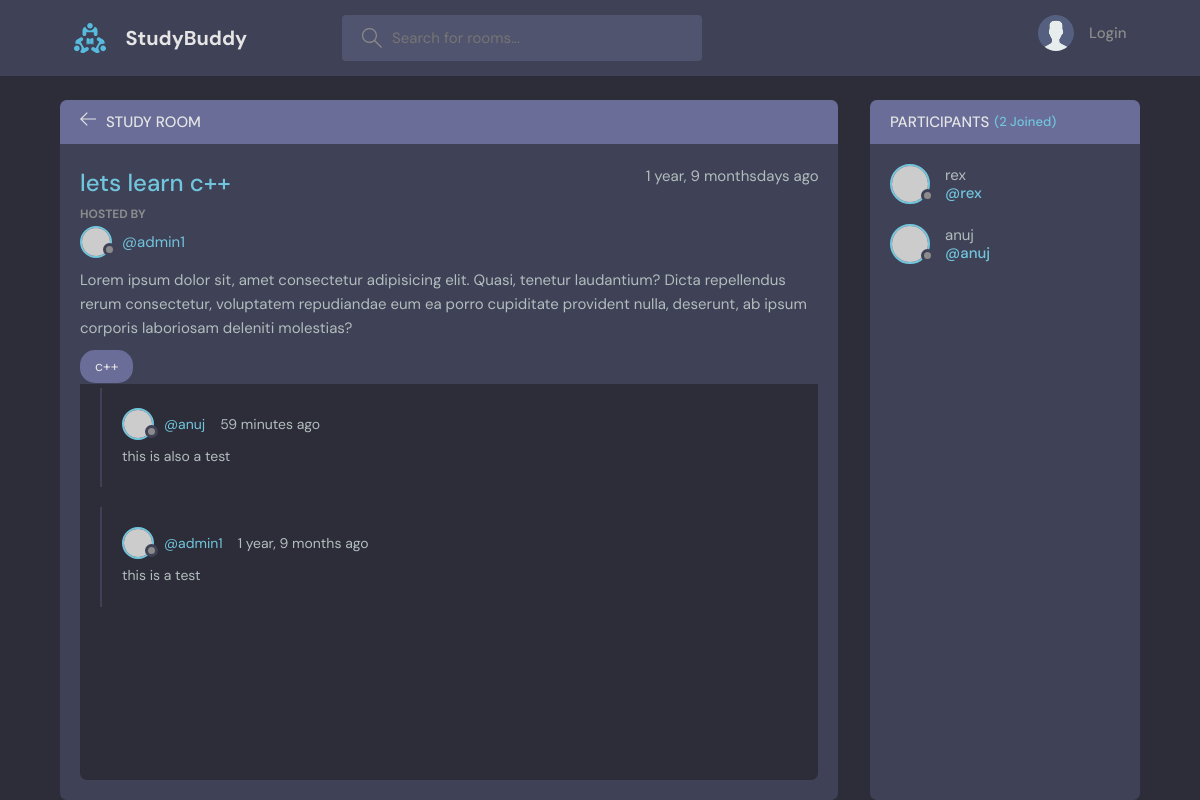
Screenshot of /room/22/ with the database file from the repository.
### base/models.py (models this page shows, shortened)
class Room(models.Model):
    host = models.ForeignKey(User, on_delete = models.SET_NULL, null=True )
    topic = models.ForeignKey(Topic, on_delete=models.SET_NULL ,null=True)#IF WE BRING TOPIC DOWN WRAP TOPIC IN A STRING "TOPIC"
    name = models.CharField(max_length=200)
    description = models.TextField(null = True , blank=True)
    participants = models.ManyToManyField(User , related_name="participants" , blank = True)
    updated = models.DateTimeField(auto_now=True)
    created = models.DateTimeField(auto_now_add=True)
    class Meta:
        ordering = ['-created', '-updated']

class Topic(models.Model):
    name = models.CharField(max_length=200)
    def __str__(self):
        return self.name

class Message(models.Model):
    user = models.ForeignKey(User, on_delete=models.CASCADE)
    room = models.ForeignKey(Room, on_delete=models.CASCADE) #SET_NULL to save the messages of the room\
    body = models.TextField()
    updated = models.DateTimeField(auto_now=True)
    created = models.DateTimeField(auto_now_add=True)
    profile_pic = models.ImageField(blank=True , null=True)
    class Meta:
        ordering = ['-updated', '-created']

### base/views.py (the view, shortened to what this page needs)
# urls.py: path("room/<str:pk>/", views.room , name="room"),
def room(request , pk ):
    room = Room.objects.get(id = pk)
    room_messages = room.message_set.all().order_by('-created')
    participants = room.participants.all()
    context = {"room" : room , 'room_messages': room_messages , 'participants': participants}
    return render(request,'base/room.html' , context)

### base/templates/base/room.html (shortened to what this page needs)
{% extends 'main.html' %}
{% block content %}
    <main class="profile-page layout layout--2">
      <div class="container">
        <div class="room">
          <div class="room__top">
            <div class="room__topLeft">
              <a href="{% url 'home' %}">
                <svg version="1.1" xmlns="http://www.w3.org/2000/svg" width="32" height="32" viewBox="0 0 32 32">
                  <title>arrow-left</title>
                  <path
                    d="M13.723 2.286l-13.723 13.714 13.719 13.714 1.616-1.611-10.96-10.96h27.625v-2.286h-27.625l10.965-10.965-1.616-1.607z"
                  ></path>
                </svg>
              </a>
              <h3>Study Room</h3>
            </div>
          </div>
          <div class="room__box scroll">
            <div class="room__header scroll">
              <div class="room__info">
                <h3>{{room.name}}</h3>
                <span>{{room.created | timesince }}days ago</span>
              </div>
              <div class="room__hosted">
                <p>Hosted By </p>
                <a href="{% url 'profile' room.host.id %}" class="room__author">
                  <div class="avatar avatar--small">
                    <img src="https://randomuser.me/api/portraits/men/37.jpg" />
                  </div>
                  <span>@{{room.host}}</span>
                </a>
              </div>
              <div class="room__details">
                Lorem ipsum dolor sit, amet consectetur adipisicing elit. Quasi, tenetur laudantium? Dicta repellendus
                rerum consectetur, voluptatem repudiandae eum ea porro cupiditate provident nulla, deserunt, ab ipsum
                corporis laboriosam deleniti molestias?
              </div>
              <span class="room__topics">{{room.topic}}</span>
            </div>
            <div class="room__conversation">
              <div class="threads scroll">
                {% for message in room_messages %}
                <div class="thread">
                  <div class="thread__top">
                    <div class="thread__author">
                      <a href="{% url 'profile' message.user.id %}" class="thread__authorInfo">
                        <div class="avatar avatar--small">
                          <img src="https://randomuser.me/api/portraits/men/37.jpg" />
                        </div>
                        <span>@{{message.user.username}}</span>
                      </a>
                      <span class="thread__date">{{message.created | timesince}} ago</span>
                    </div>
                  </div>
                  <div class="thread__details">
                    {{message.body}}
                  </div>
                </div>
                {% endfor %}
              </div>
            </div>
          </div>
        </div>
        <div class="participants">
          <h3 class="participants__top">Participants <span>({{participants.all.count}} Joined)</span></h3>
          <div class="participants__list scroll">
            {% for user in participants %}
            <a href="{% url 'profile' user.id%}" class="participant">
              <div class="avatar avatar--medium">
                <img src="https://randomuser.me/api/portraits/men/37.jpg" />
              </div>
              <p>
                {{user.username}}
                <span>@{{user.username}}</span>
              </p>
              {% endfor %}
            </a>
          </div>
        </div>
      </div>
    </main>
    {% endblock %}

### templates/main.html (shortened to what this page needs)
<!DOCTYPE html>
{% load static %}
<html lang="en">
  <head>
  </head>
  <body>
    {% include 'navbar.html' %}
    {% block content %}
    {% endblock %}
  </body>
</html>

### templates/navbar.html (shortened to what this page needs)
{% load static %}
<header class="header header--loggedIn">
    <div class="container">
      <a href="{% url 'home' %}" class="header__logo">
        <img src="{% static 'images/logo.svg'%}" />
        <h1>StudyBuddy</h1>
      </a>
      <form class="header__search" method="GET" action="{% url 'home' %}">
        <label>
          <input name = "q" placeholder="Search for rooms..." />
        </label>
      </form>
      <nav class="header__menu">
        {% if request.user.is_authenticated %}
        <div class="header__user">
          <a href="{% url 'profile' user.id %}">
            <div class="avatar avatar--medium active">
              <img src="https://randomuser.me/api/portraits/men/37.jpg" />
            </div>
            <p>{{request.user.username}}<span>@{{request.user.username}}</span></p>
          </a>
          <button class="dropdown-button">
            <svg version="1.1" xmlns="http://www.w3.org/2000/svg" width="32" height="32" viewBox="0 0 32 32">
              <title>chevron-down</title>
              <path d="M16 21l-13-13h-3l16 16 16-16h-3l-13 13z"></path>
            </svg>
          </button>
        </div>
        {% else %}
        <a href="{% url 'login' %}">
            <img src="{% static 'images/avatar.svg' %}" />
            <p>Login</p>
        </a>
        {% endif %}
      </nav>
    </div>
  </header>

### rows the page displays
Room: name "lets learn c++", created "1 year, 9 months", host "admin1", topic "c++"
Message: user.username "anuj", created "59 minutes", body "this is also a test"
Message: user.username "admin1", created "1 year, 9 months", body "this is a test"

### other values shown
{{ participants.all.count }} "2"
{{ user.username }} "rex"
{{ user.username }} "anuj"
